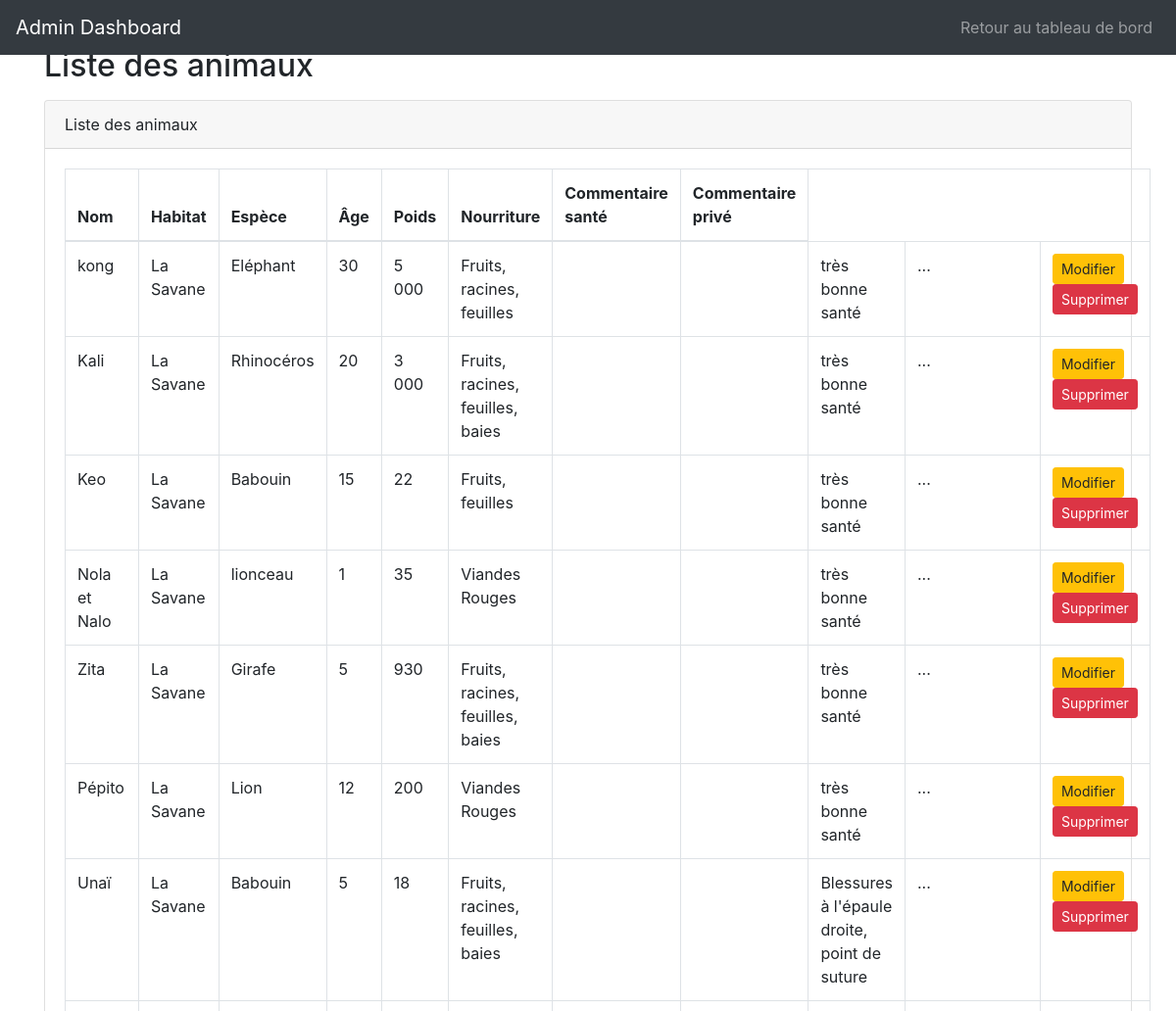
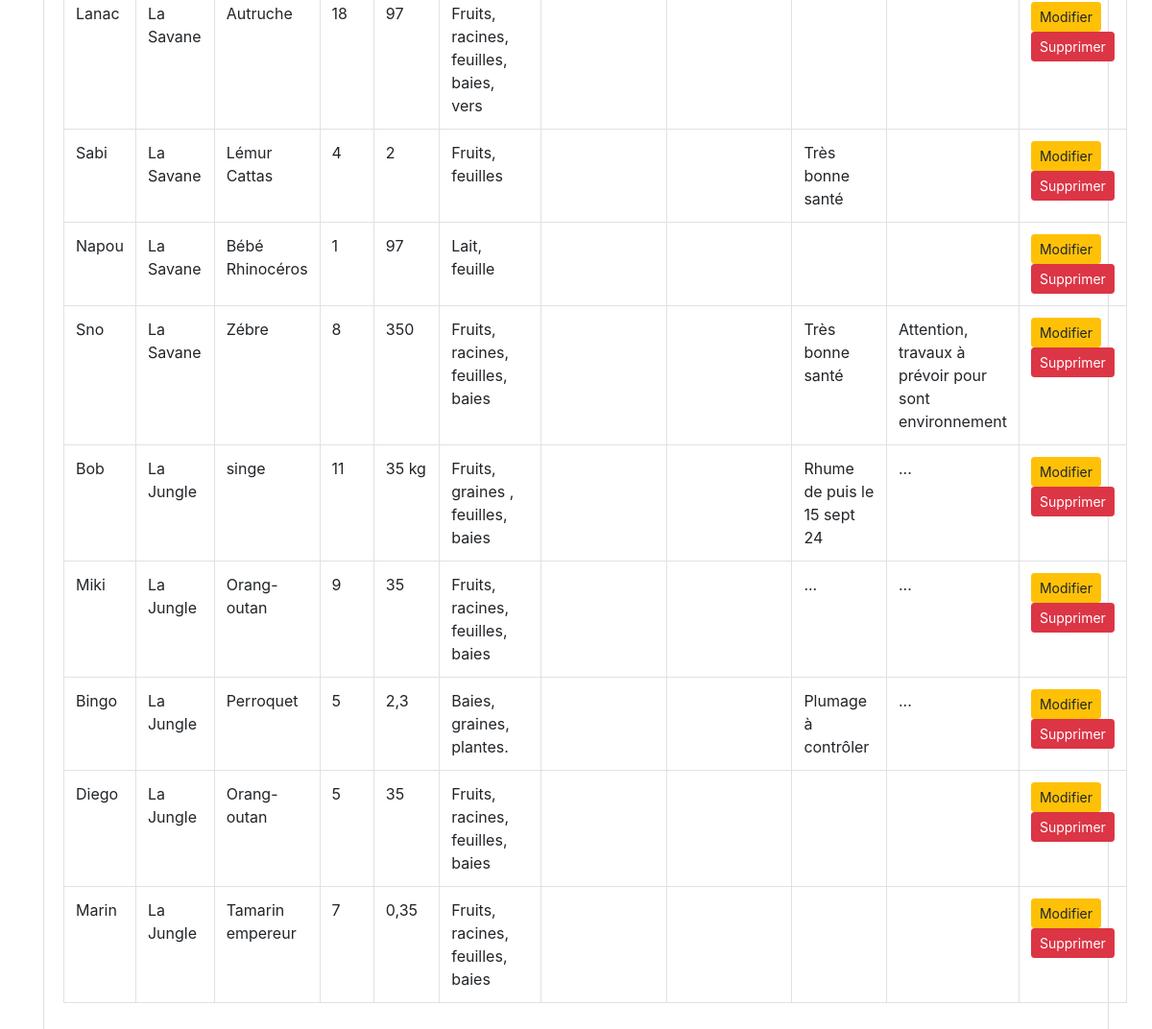
/list_animals.php (signed in), run on the app's committed database (2 pictures, top to bottom).
### tables this page shows
CREATE TABLE IF NOT EXISTS `animals` (
  `id` int NOT NULL AUTO_INCREMENT,
  `animal_name` varchar(255) NOT NULL,
  `habitat_name` varchar(255) NOT NULL,
  `species` varchar(255) NOT NULL,
  `age` varchar(255) DEFAULT NULL,
  `weight` varchar(255) DEFAULT NULL,
  `food` varchar(255) NOT NULL,
  `last_meal` varchar(2500) NOT NULL,
  `food_quantity` varchar(255) NOT NULL,
  `health_comment` text NOT NULL,
  `private_comment` text NOT NULL,
  `unité_nourriture` varchar(255) NOT NULL,
  PRIMARY KEY (`id`)
);

### list_animals.php (the view, shortened to what this page needs)
<!DOCTYPE html>
    <html lang="fr">
        <head>
            <link href="https://stackpath.bootstrapcdn.com/bootstrap/4.5.2/css/bootstrap.min.css" rel="stylesheet">
        </head>
    <body>
        <nav class="navbar navbar-expand-lg navbar-dark bg-dark fixed-top">
            <a class="navbar-brand" href="admin_dashboard.php">Admin Dashboard</a>
            <div class="collapse navbar-collapse" id="navbarResponsive">
                <ul class="navbar-nav ml-auto">
                    <li class="nav-item">
                        <a class="nav-link" href="admin_dashboard.php">Retour au tableau de bord</a>
                    </li>
                </ul>
            </div>
        </nav>
        <div class="container mt-5">
            <h2>Liste des animaux</h2>
            <div class="card mt-3">
                <div class="card-header">
                    Liste des animaux
                </div>
                <div class="card-body">
                    <table class="table table-bordered">
                        <thead>
                            <tr>
                            <th>Nom</th>
                            <th>Habitat</th>
                            <th>Espèce</th>
                            <th>Âge</th>
                            <th>Poids</th>
                            <th>Nourriture</th>
                            <th>Commentaire santé</th>
                            <th>Commentaire privé</th>
                            </tr>
                        </thead>
                        <tbody>
                            <?php
                            $conn = new mysqli("localhost", "376865", "Marley2809", "zooarcadiaa_zoo");
                            $result = $conn->query("SELECT * FROM animals");
                            if ($result->num_rows > 0) {
                                while ($row = $result->fetch_assoc()) {
                                    echo "<tr>";
                                    echo "<td>" . $row['animal_name'] . "</td>";
                                    echo "<td>" . $row['habitat_name'] . "</td>";
                                    echo "<td>" . $row['species'] . "</td>";
                                    echo "<td>" . $row['age'] . "</td>";
                                    echo "<td>" . $row['weight'] . "</td>";
                                    echo "<td>" . $row['food'] . "</td>";
                                    echo "<td>" . $row['dernier_repas'] . "</td>";
                                    echo "<td>" . $row['quantité_de_nourriture'] . "</td>";
                                    echo "<td>" . $row['health_comment'] . "</td>";
                                    echo "<td>" . $row['private_comment'] . "</td>";
                                    echo "<td>
                                            <a href='edit_animal.php?id=" . $row['id'] . "' class='btn btn-warning btn-sm'>Modifier</a>
                                            <a href='delete_animal.php?id=" . $row['id'] . "' class='btn btn-danger btn-sm'>Supprimer</a>
                                        </td>";
                                    echo "</tr>";
                                }
                            } else {
                                echo "<tr><td colspan='5'>Aucun animal trouvé</td></tr>";
                            }
                            ?>
                        </tbody>
                    </table>
                </div>
            </div>
        </div>
    </body>
</html>

### data on the page
animals: animal_name "kong", habitat_name "La Savane", species "Eléphant", age "30", weight "5 000", food "Fruits, racines, feuilles", health_comment "très bonne santé", private_comment "..."
animals: animal_name "Kali", habitat_name "La Savane", species "Rhinocéros", age "20", weight "3 000", food "Fruits, racines, feuilles, baies", health_comment "très bonne santé", private_comment "..."
animals: animal_name "Keo", habitat_name "La Savane", species "Babouin", age "15", weight "22", food "Fruits, feuilles", health_comment "très bonne santé", private_comment "..."
animals: animal_name "Nola et Nalo", habitat_name "La Savane", species "lionceau", age "1", weight "35", food "Viandes Rouges", health_comment "très bonne santé", private_comment "..."
animals: animal_name "Zita", habitat_name "La Savane", species "Girafe", age "5", weight "930", food "Fruits, racines, feuilles, baies", health_comment "très bonne santé", private_comment "..."
animals: animal_name "Pépito", habitat_name "La Savane", species "Lion", age "12", weight "200", food "Viandes Rouges", health_comment "très bonne santé", private_comment "..."
animals: animal_name "Unaï", habitat_name "La Savane", species "Babouin", age "5", weight "18", food "Fruits, racines, feuilles, baies", health_comment "Blessures à l'épaule droite, point de suture", private_comment "..."
animals: animal_name "Lanac", habitat_name "La Savane", species "Autruche", age "18", weight "97", food "Fruits, racines, feuilles, baies, vers"
animals: animal_name "Sabi", habitat_name "La Savane", species "Lémur Cattas", age "4", weight "2", food "Fruits, feuilles", health_comment "Très bonne santé"
animals: animal_name "Napou", habitat_name "La Savane", species "Bébé Rhinocéros", age "1", weight "97", food "Lait, feuille"
animals: animal_name "Sno", habitat_name "La Savane", species "Zébre", age "8", weight "350", food "Fruits, racines, feuilles, baies", health_comment "Très bonne santé", private_comment "Attention, travaux à prévoir pour sont environnement"
animals: animal_name "Bob", habitat_name "La Jungle", species "singe", age "11", weight "35 kg", food "Fruits, graines , feuilles, baies", health_comment "Rhume de puis le 15 sept 24", private_comment "..."
animals: animal_name "Miki", habitat_name "La Jungle", species "Orang-outan", age "9", weight "35", food "Fruits, racines, feuilles, baies", health_comment "...", private_comment "..."
animals: animal_name "Bingo", habitat_name "La Jungle", species "Perroquet", age "5", weight "2,3", food "Baies, graines, plantes.", health_comment "Plumage à contrôler", private_comment "..."
animals: animal_name "Diego", habitat_name "La Jungle", species "Orang-outan", age "5", weight "35", food "Fruits, racines, feuilles, baies"
animals: animal_name "Marin", habitat_name "La Jungle", species "Tamarin empereur", age "7", weight "0,35", food "Fruits, racines, feuilles, baies"
